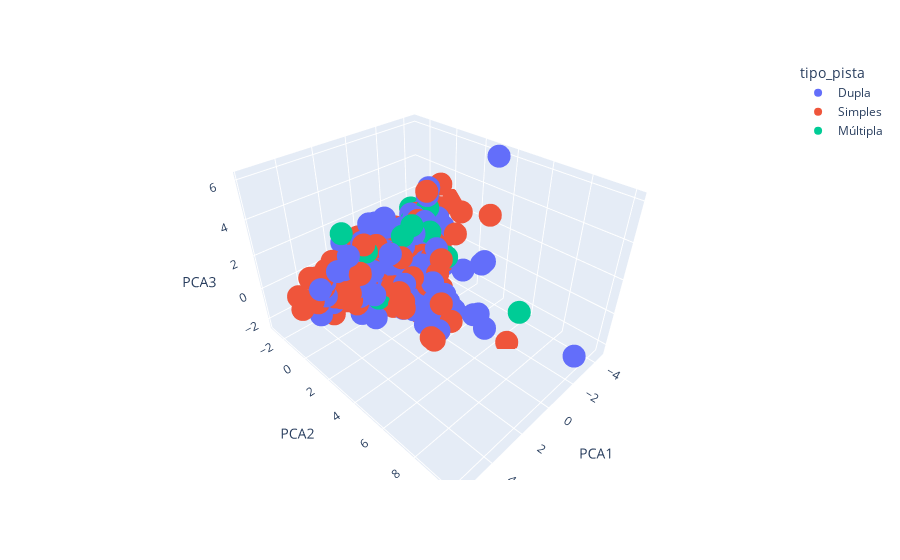

Notebook code cell kept with this figure:
### Code cell
fig = px.scatter_3d(prf_rain_data, x='PCA1', y='PCA2', z='PCA3',
              color='tipo_pista')
fig.show()

### Figure 1 — Plotly figure (JSON) as saved in the notebook; plotly's stock layout.template omitted (floating-point values rounded to 4 significant figures; data arrays with more than 128 entries replaced by an {"elided": "..."} marker saying what was removed)
{"data": [{"hovertemplate": "tipo_pista=Dupla<br>PCA1=%{x}<br>PCA2=%{y}<br>PCA3=%{z}<extra></extra>", "legendgroup": "Dupla", "marker": {"color": "#636efa", "symbol": "circle"}, "mode": "markers", "name": "Dupla", "scene": "scene", "showlegend": true, "type": "scatter3d", "x": {"elided": "579 float values"}, "y": {"elided": "579 float values"}, "z": {"elided": "579 float values"}}, {"hovertemplate": "tipo_pista=Simples<br>PCA1=%{x}<br>PCA2=%{y}<br>PCA3=%{z}<extra></extra>", "legendgroup": "Simples", "marker": {"color": "#EF553B", "symbol": "circle"}, "mode": "markers", "name": "Simples", "scene": "scene", "showlegend": true, "type": "scatter3d", "x": {"elided": "487 float values"}, "y": {"elided": "487 float values"}, "z": {"elided": "487 float values"}}, {"hovertemplate": "tipo_pista=Múltipla<br>PCA1=%{x}<br>PCA2=%{y}<br>PCA3=%{z}<extra></extra>", "legendgroup": "Múltipla", "marker": {"color": "#00cc96", "symbol": "circle"}, "mode": "markers", "name": "Múltipla", "scene": "scene", "showlegend": true, "type": "scatter3d", "x": [-0.6171, 1.333, 3.334, 2.891, 0.3446, 0.1812, 2.414, 2.094, -0.3664, 3.084, 0.7328, -0.5635, -0.539, -0.6407, 0.2661, -1.205, -2.318, 0.1386, 1.318, 2.089, -0.09366, 0.3397, -1.219, 0.09564, -0.2889, -0.6672, -0.2668, -1.023, -1.795, -2.045, -0.4288, 2.251, 0.05559, -1.739, -2.477, -2.238, -1.918, -0.04604, 1.184, -0.5612, -1.829, -2.235, -1.475, -1.847, -2.741, -2.646, -1.877, -4.013, -1.184, -1.473, -2.152, -1.211, -1.509, -1.981, 0.3783, 0.08332, -0.898, -0.1819, 1.791, -2.511, 0.7632, -1.875, -0.368, -0.4078, -0.5268, -0.5245, 0.3292, -1.246, -1.465], "y": [0.002124, 0.02029, -0.4272, -0.9776, 0.09278, 1.035, -0.5965, 0.5305, 1.115, 0.04487, -0.7731, -0.7672, 0.6575, -0.4831, 0.171, 0.2061, 6.755, 0.2872, -0.3864, 1.224, 0.1204, -0.3257, 1.565, -0.8527, 0.6668, -0.6518, 2.293, -0.3483, 0.7108, -0.8909, -0.9766, 0.5906, 0.4421, 0.05547, -0.6249, -0.8249, -0.4372, 0.2254, -0.06646, -1.186, -0.903, -0.4997, -0.6701, -0.6685, -0.728, -1.409, -0.09637, -1.142, -0.7133, -0.08534, -0.6606, 0.1971, -0.03327, 2.062, -0.5608, -1.494, 0.1537, -0.1733, -0.9276, 0.1045, -1.058, 0.4032, -0.4204, 1.113, 0.986, 1.431, -0.4411, -0.5695, -0.08483], "z": [-1.273, -0.256, 0.1947, 0.3271, -0.2317, 2.433, -0.4411, 2.146, -0.9813, 3.396, -0.842, -0.7833, 0.8321, -1.076, -0.9619, -1.348, -0.5982, 0.09467, 0.2157, -0.3282, 0.3847, -0.7138, 2.303, 0.06353, -1.283, -1.377, -1.021, -1.493, -0.03784, -0.595, 0.7513, -0.1033, 1.14, 0.2566, -0.02626, 0.1373, 0.3263, 1.345, -0.6118, -0.681, -1.101, 0.9785, -0.5729, 1.487, 1.783, 2.016, 0.7357, 1.882, -0.03762, 2.192, -0.94, -0.7037, -0.9291, 0.6514, 0.09891, -0.9316, -1.477, -0.4937, -0.2889, 2.647, -1.063, 0.5086, 0.2645, 2.829, 0.9993, 0.3879, -1.1, 0.4741, 1.48]}], "layout": {"legend": {"title": {"text": "tipo_pista"}, "tracegroupgap": 0}, "margin": {"t": 60}, "scene": {"domain": {"x": [0, 1], "y": [0, 1]}, "xaxis": {"title": {"text": "PCA1"}}, "yaxis": {"title": {"text": "PCA2"}}, "zaxis": {"title": {"text": "PCA3"}}}}}
